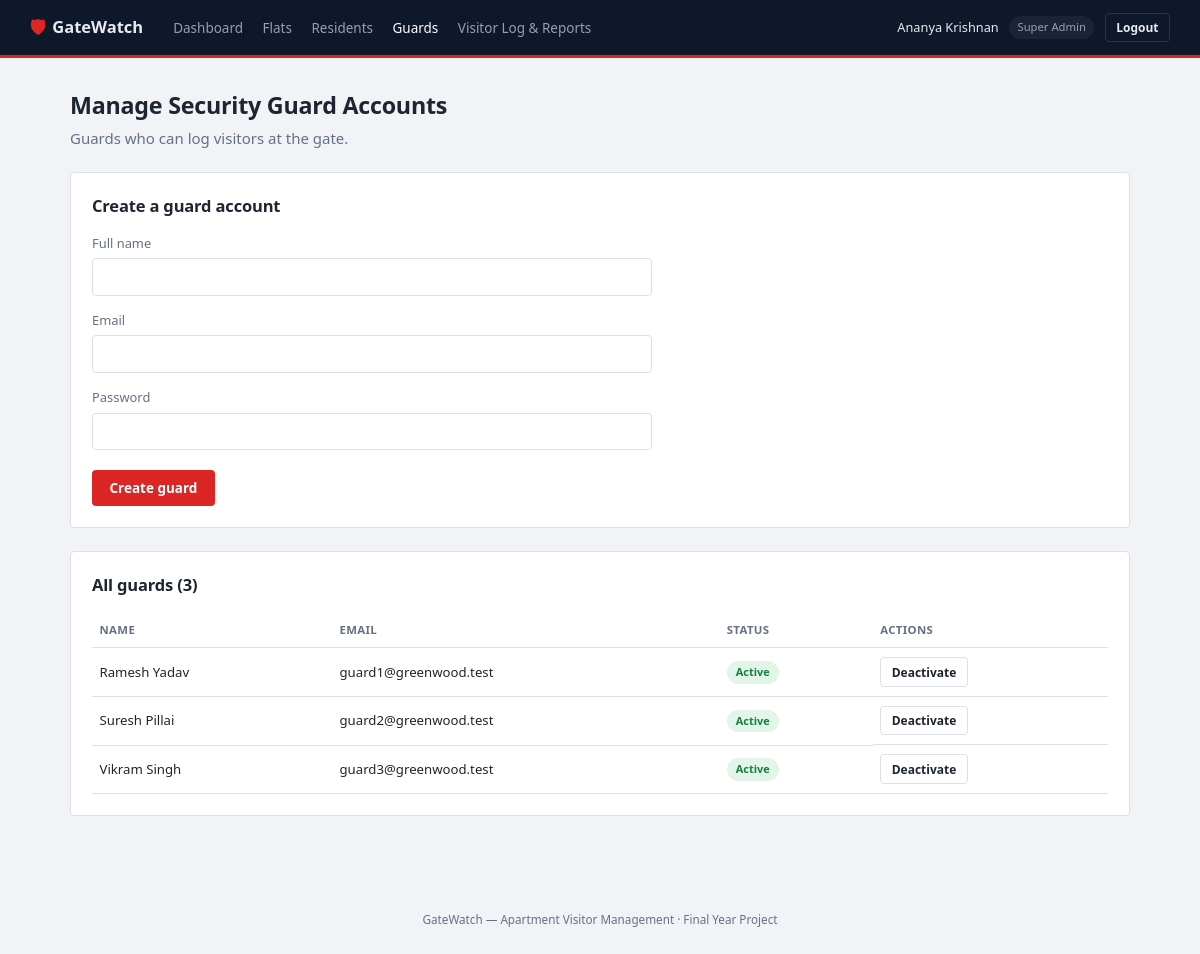
The page /index.php?route=admin/guards (signed in) on the database its author committed.
### tables this page shows
CREATE TABLE users (
    id            INT AUTO_INCREMENT PRIMARY KEY,
    name          VARCHAR(100) NOT NULL,
    email         VARCHAR(150) NOT NULL UNIQUE,
    password      VARCHAR(255) NOT NULL,
    role          ENUM('super_admin','guard','resident') NOT NULL,
    status        ENUM('active','inactive') NOT NULL DEFAULT 'active',
    created_at    TIMESTAMP NOT NULL DEFAULT CURRENT_TIMESTAMP
);

### app/controllers/AdminController.php (called while the page is built, shortened)
<?php
require_once __DIR__ . '/../models/User.php';
class AdminController
{
    public function guards(): void
    {
        $guards = User::allByRole('guard');
        $old = [];
        require __DIR__ . '/../views/admin/guards.php';
    }
}

### public/index.php (called while the page is built, shortened)
<?php
require_once __DIR__ . '/../core/helpers.php';
require_once __DIR__ . '/../core/Database.php';
require_once __DIR__ . '/../app/controllers/AdminController.php';
$router = new Router();
$router->get('login', fn() => (new AuthController())->showLogin());
$router->post('login', fn() => (new AuthController())->login());
$router->post('logout', fn() => (new AuthController())->logout());
$router->get('admin/dashboard', fn() => (new AdminController())->dashboard());
$router->get('admin/flats', fn() => (new AdminController())->flats());
$router->post('admin/flats/store', fn() => (new AdminController())->flatStore());
$router->post('admin/flats/update', fn() => (new AdminController())->flatUpdate());
$router->post('admin/flats/delete', fn() => (new AdminController())->flatDelete());
$router->get('admin/residents', fn() => (new AdminController())->residents());
$router->post('admin/residents/store', fn() => (new AdminController())->residentStore());
$router->post('admin/residents/status', fn() => (new AdminController())->residentStatus());
$router->get('admin/guards', fn() => (new AdminController())->guards());
$router->post('admin/guards/store', fn() => (new AdminController())->guardStore());
$router->post('admin/guards/status', fn() => (new AdminController())->guardStatus());
$router->get('admin/visitor-log', fn() => (new AdminController())->visitorLog());
$router->get('guard/dashboard', fn() => (new GuardController())->dashboard());
$router->get('guard/checkin', fn() => (new GuardController())->checkInForm());
$router->post('guard/checkin/lookup', fn() => (new GuardController())->lookupCode());
$router->post('guard/checkin/code', fn() => (new GuardController())->checkInByCode());
$router->post('guard/checkin/walkin', fn() => (new GuardController())->checkInWalkIn());
$router->post('guard/checkout', fn() => (new GuardController())->checkOut());
$router->get('resident/dashboard', fn() => (new ResidentController())->dashboard());
$router->get('resident/preapprove', fn() => (new ResidentController())->preapproveForm());
$router->post('resident/preapprove/store', fn() => (new ResidentController())->preapproveStore());
$router->post('resident/preapprove/cancel', fn() => (new ResidentController())->preapproveCancel());
$router->get('resident/history', fn() => (new ResidentController())->history());
$route = $_GET['route'] ?? '';
$router->dispatch($_SERVER['REQUEST_METHOD'], $route);

### core/Router.php (called while the page is built, shortened)
<?php
class Router
{
    private array $routes = ['GET' => [], 'POST' => []];
    public function get(string $route, callable $handler): void
    {
        $this->routes['GET'][$route] = $handler;
    }
    public function post(string $route, callable $handler): void
    {
        $this->routes['POST'][$route] = $handler;
    }
    public function dispatch(string $method, string $route): void
    {
        $handler = $this->routes[$method][$route] ?? null;
        try {
            $handler();
        } catch (Throwable $e) {
            error_log($e->getMessage());
            http_response_code(500);
            require __DIR__ . '/../app/views/errors/500.php';
        }
    }
}

### core/helpers.php (called while the page is built, shortened)
<?php
function e(?string $value): string
{
    return htmlspecialchars($value ?? '', ENT_QUOTES, 'UTF-8');
}
function old(array $data, string $key, string $default = ''): string
{
    return e($data[$key] ?? $default);
}

### config/database.php (called while the page is built)
<?php
return [
    'host'     => '127.0.0.1',
    'port'     => 3306,
    'database' => 'apartment_visitor_management',
    'username' => 'root',
    'password' => '',
    'charset'  => 'utf8mb4',
];

### core/Database.php (called while the page is built)
<?php
class Database
{
    private static ?PDO $instance = null;
    public static function connect(): PDO
    {
        if (self::$instance === null) {
            $config = require __DIR__ . '/../config/database.php';
            $dsn = sprintf(
                'mysql:host=%s;port=%d;dbname=%s;charset=%s',
                $config['host'],
                $config['port'],
                $config['database'],
                $config['charset']
            );
            self::$instance = new PDO($dsn, $config['username'], $config['password'], [
                PDO::ATTR_ERRMODE            => PDO::ERRMODE_EXCEPTION,
                PDO::ATTR_DEFAULT_FETCH_MODE => PDO::FETCH_ASSOC,
                PDO::ATTR_EMULATE_PREPARES   => false,
            ]);
        }
        return self::$instance;
    }
}

### app/models/User.php (called while the page is built, shortened)
<?php
require_once __DIR__ . '/../../core/Database.php';
class User
{
    public static function allByRole(string $role): array
    {
        $stmt = Database::connect()->prepare('SELECT * FROM users WHERE role = ? ORDER BY name');
        $stmt->execute([$role]);
        return $stmt->fetchAll();
    }
}

### app/views/admin/guards.php (the view, shortened to what this page needs)
<?php $pageTitle = 'Guards'; require __DIR__ . '/../partials/header.php'; require __DIR__ . '/../partials/navbar.php'; ?>
<main class="page">
    <h1>Manage Security Guard Accounts</h1>
    <p class="page-sub">Guards who can log visitors at the gate.</p>
    <div class="card">
        <div class="card-head"><h2>Create a guard account</h2></div>
        <form method="POST" action="/index.php?route=admin/guards/store" class="form-grid">
            <label>Full name
                <input type="text" name="name" value="<?= old($old ?? [], 'name') ?>" required>
            </label>
            <label>Email
                <input type="email" name="email" value="<?= old($old ?? [], 'email') ?>" required>
            </label>
            <label>Password
                <input type="password" name="password" required>
            </label>
            <div class="form-actions">
                <button type="submit" class="btn btn-accent">Create guard</button>
            </div>
        </form>
    </div>
    <div class="card">
        <div class="card-head"><h2>All guards (<?= count($guards) ?>)</h2></div>
        <?php if (empty($guards)): ?>
            <p class="empty-state">No guards yet.</p>
        <?php else: ?>
        <div class="table-scroll">
        <table class="data-table">
            <tr><th>Name</th><th>Email</th><th>Status</th><th>Actions</th></tr>
            <?php foreach ($guards as $g): ?>
                <tr>
                    <td><?= e($g['name']) ?></td>
                    <td><?= e($g['email']) ?></td>
                    <td><span class="badge badge-<?= e($g['status']) ?>"><?= e($g['status']) ?></span></td>
                    <td class="row-actions">
                        <form method="POST" action="/index.php?route=admin/guards/status" class="inline-form">
                            <button type="submit" class="btn btn-ghost btn-sm">
                                <?= $g['status'] === 'active' ? 'Deactivate' : 'Activate' ?>
                            </button>
                        </form>
                    </td>
                </tr>
            <?php endforeach; ?>
        </table>
        </div>
        <?php endif; ?>
    </div>
</main>
<?php require __DIR__ . '/../partials/footer.php'; ?>

### public/assets/css/style.css (style rules this page uses)
:root { --bg: #f1f3f6; --bg-elevated: #ffffff; --bg-card: #ffffff; --border: #dde1e7; --text: #1c2531; --text-muted: #647186; --accent: #dc2626; --accent-dark: #b91c1c; --accent-contrast: #ffffff; --slate: #0f172a; --slate-elevated: #1a2436; --slate-border: #2a3648; --slate-text: #e6eaf0; --slate-text-muted: #93a0b4; --danger: #dc2626; --danger-bg: #fce8e8; --success: #15803d; --success-bg: #e2f5e8; --warning: #b45309; --warning-bg: #fdf1dc; --info: #475569; --info-bg: #eaedf1; --radius: 4px; --font: 'Segoe UI', system-ui, -apple-system, Roboto, sans-serif; --mono: 'Consolas', 'SFMono-Regular', Menlo, monospace; }
* { box-sizing: border-box; }
html, body { margin: 0; padding: 0; background: var(--bg); color: var(--text); font-family: var(--font); font-size: 15px; line-height: 1.5; }
h1, h2, h3 { font-weight: 600; margin: 0 0 0.5em; letter-spacing: -0.01em; }
h1 { font-size: 1.55rem; }
h2 { font-size: 1.1rem; }
.btn { display: inline-block; padding: 0.55rem 1.1rem; border-radius: var(--radius); border: 1px solid transparent; font-size: 0.9rem; font-weight: 600; cursor: pointer; font-family: inherit; }
.btn-accent { background: var(--accent); color: #fff; }
.btn-ghost { background: transparent; color: var(--text); border-color: var(--border); }
.btn-sm { padding: 0.35rem 0.7rem; font-size: 0.8rem; }
.inline-form { display: inline-block; margin: 0; }
.page { max-width: 1120px; margin: 0 auto; padding: 2rem; }
.page-sub { color: var(--text-muted); margin-top: -0.5rem; margin-bottom: 1.5rem; }
.card { background: var(--bg-card); border: 1px solid var(--border); border-radius: var(--radius); padding: 1.4rem; margin-bottom: 1.5rem; }
.card-head { display: flex; align-items: center; justify-content: space-between; margin-bottom: 1rem; gap: 1rem; flex-wrap: wrap; }
.card-head h1, .card-head h2 { margin: 0; }
.data-table { width: 100%; border-collapse: collapse; font-size: 0.88rem; }
.data-table th, .data-table td { text-align: left; padding: 0.6rem 0.5rem; border-bottom: 1px solid var(--border); }
.data-table th { color: var(--text-muted); font-weight: 600; font-size: 0.76rem; text-transform: uppercase; letter-spacing: 0.03em; }
.row-actions { display: flex; gap: 0.4rem; flex-wrap: wrap; }
.table-scroll { overflow-x: auto; }
.badge { display: inline-block; padding: 0.2rem 0.6rem; border-radius: 12px; font-size: 0.73rem; font-weight: 600; text-transform: capitalize; white-space: nowrap; }
.badge-active, .badge-used, .badge-checked_out { background: var(--success-bg); color: var(--success); }
.form-grid { display: flex; flex-direction: column; gap: 1rem; max-width: 560px; }
.form-grid label { display: flex; flex-direction: column; gap: 0.35rem; font-size: 0.86rem; color: var(--text-muted); }
input[type=text], input[type=email], input[type=password], input[type=number], input[type=tel], input[type=datetime-local], input[type=date], select, textarea { background: var(--bg-elevated); border: 1px solid var(--border); border-radius: var(--radius); color: var(--text); padding: 0.55rem 0.7rem; font-family: inherit; font-size: 0.92rem; }
.form-actions { display: flex; gap: 0.6rem; margin-top: 0.3rem; flex-wrap: wrap; }

### rows shown on the page
users: name "Ramesh Yadav", email "guard1@greenwood.test", status "Active", shows "Deactivate"
users: name "Suresh Pillai", email "guard2@greenwood.test", status "Active", shows "Deactivate"
users: name "Vikram Singh", email "guard3@greenwood.test", status "Active", shows "Deactivate"

### other values the page prints
$label "Dashboard"
$label "Flats"
$label "Residents"
$label "Guards"
$label "Visitor Log & Reports"
Auth::name() "Ananya Krishnan"
str_replace('_', ' ', $role) "Super Admin"
count($guards) "3"
